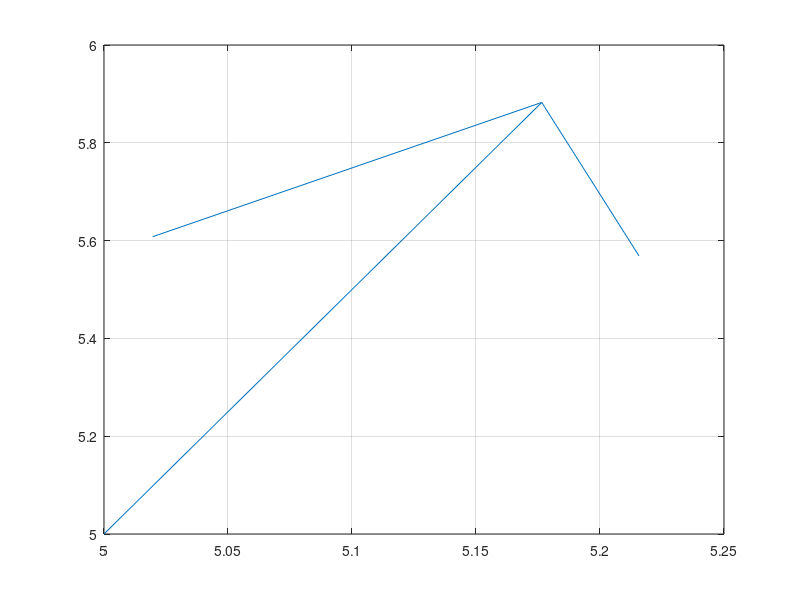

Source code (MATLAB):
% Author: Mikael Amaral
%% Definindo o intervalo
lim_inf = input('Digite o limite inferior do intervalo do gráfico: ');
lim_sup = input('Digite o limite superior do intervalo do gráfico: ');
[x,y]=meshgrid(lim_inf:.2:lim_sup,lim_inf:.2:lim_sup);

%% Definindo a EDO
disp('------------------------------------------------------------------');
disp('-> Coloque divisões como: ./');
disp('-> Coloque multiplicações como: .*');
disp('-> Coloque potenciaições como: .^');
disp('------------------------------------------------------------------');
dy=input('Digite a função que descreve o campo de direções: ');
dx=ones(size(dy));

%% Normalizando o tamanho dos vetores
dyu = dy./sqrt(dx.^2+dy.^2);
dxu = dx./sqrt(dx.^2+dy.^2);

%% Plotando o campo de direção
quiver(x,y,dxu,dyu);
grid on